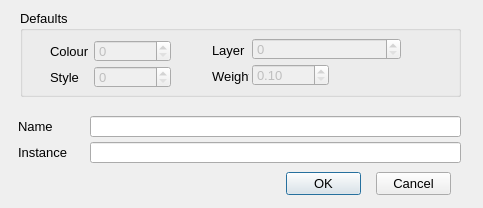
<?xml version="1.0" encoding="UTF-8"?>
<ui version="4.0">
 <class>GroupVerify_Dialog</class>
 <widget class="QDialog" name="GroupVerify_Dialog">
  <property name="geometry">
   <rect>
    <x>0</x>
    <y>0</y>
    <width>483</width>
    <height>208</height>
   </rect>
  </property>
  <property name="minimumSize">
   <size>
    <width>483</width>
    <height>208</height>
   </size>
  </property>
  <property name="maximumSize">
   <size>
    <width>483</width>
    <height>208</height>
   </size>
  </property>
  <property name="font">
   <font>
    <pointsize>10</pointsize>
   </font>
  </property>
  <property name="windowTitle">
   <string>Group verify</string>
  </property>
  <widget class="QPushButton" name="_2">
   <property name="geometry">
    <rect>
     <x>376</x>
     <y>172</y>
     <width>75</width>
     <height>23</height>
    </rect>
   </property>
   <property name="text">
    <string>Cancel</string>
   </property>
   <property name="autoDefault">
    <bool>false</bool>
   </property>
  </widget>
  <widget class="QPushButton" name="_1">
   <property name="geometry">
    <rect>
     <x>286</x>
     <y>172</y>
     <width>75</width>
     <height>23</height>
    </rect>
   </property>
   <property name="text">
    <string>OK</string>
   </property>
   <property name="default">
    <bool>true</bool>
   </property>
  </widget>
  <widget class="QLabel" name="label_3">
   <property name="geometry">
    <rect>
     <x>18</x>
     <y>116</y>
     <width>69</width>
     <height>21</height>
    </rect>
   </property>
   <property name="text">
    <string>Name</string>
   </property>
  </widget>
  <widget class="QLineEdit" name="_104">
   <property name="geometry">
    <rect>
     <x>90</x>
     <y>116</y>
     <width>371</width>
     <height>21</height>
    </rect>
   </property>
  </widget>
  <widget class="QLineEdit" name="_105">
   <property name="geometry">
    <rect>
     <x>90</x>
     <y>142</y>
     <width>371</width>
     <height>21</height>
    </rect>
   </property>
  </widget>
  <widget class="QLabel" name="label_4">
   <property name="geometry">
    <rect>
     <x>18</x>
     <y>142</y>
     <width>71</width>
     <height>21</height>
    </rect>
   </property>
   <property name="text">
    <string>Instance</string>
   </property>
  </widget>
  <widget class="QGroupBox" name="groupBox">
   <property name="geometry">
    <rect>
     <x>20</x>
     <y>10</y>
     <width>441</width>
     <height>87</height>
    </rect>
   </property>
   <property name="title">
    <string>Defaults</string>
   </property>
   <widget class="QPushButton" name="_1002">
    <property name="enabled">
     <bool>false</bool>
    </property>
    <property name="geometry">
     <rect>
      <x>152</x>
      <y>55</y>
      <width>24</width>
      <height>24</height>
     </rect>
    </property>
    <property name="toolTip">
     <string>Select Style</string>
    </property>
    <property name="statusTip">
     <string/>
    </property>
    <property name="text">
     <string/>
    </property>
    <property name="icon">
     <iconset resource="../RealCAD.qrc">
      <normaloff>:/images/PROPERTIES-styles.svg</normaloff>:/images/PROPERTIES-styles.svg</iconset>
    </property>
    <property name="iconSize">
     <size>
      <width>20</width>
      <height>20</height>
     </size>
    </property>
    <property name="autoDefault">
     <bool>false</bool>
    </property>
    <property name="flat">
     <bool>true</bool>
    </property>
   </widget>
   <widget class="QLabel" name="label_103">
    <property name="geometry">
     <rect>
      <x>192</x>
      <y>56</y>
      <width>37</width>
      <height>20</height>
     </rect>
    </property>
    <property name="font">
     <font>
      <pointsize>10</pointsize>
     </font>
    </property>
    <property name="text">
     <string>Weight</string>
    </property>
   </widget>
   <widget class="QPushButton" name="_1001">
    <property name="enabled">
     <bool>false</bool>
    </property>
    <property name="geometry">
     <rect>
      <x>382</x>
      <y>28</y>
      <width>24</width>
      <height>24</height>
     </rect>
    </property>
    <property name="toolTip">
     <string>Select Layer</string>
    </property>
    <property name="statusTip">
     <string/>
    </property>
    <property name="text">
     <string/>
    </property>
    <property name="icon">
     <iconset resource="../RealCAD.qrc">
      <normaloff>:/images/PROPERTIES-layers.svg</normaloff>:/images/PROPERTIES-layers.svg</iconset>
    </property>
    <property name="iconSize">
     <size>
      <width>20</width>
      <height>20</height>
     </size>
    </property>
    <property name="flat">
     <bool>true</bool>
    </property>
   </widget>
   <widget class="QSpinBox" name="_102">
    <property name="enabled">
     <bool>false</bool>
    </property>
    <property name="geometry">
     <rect>
      <x>74</x>
      <y>56</y>
      <width>77</width>
      <height>22</height>
     </rect>
    </property>
    <property name="font">
     <font>
      <family>Lucida Grande</family>
      <pointsize>10</pointsize>
     </font>
    </property>
    <property name="maximum">
     <number>255</number>
    </property>
   </widget>
   <widget class="QLabel" name="label_100">
    <property name="geometry">
     <rect>
      <x>30</x>
      <y>31</y>
      <width>39</width>
      <height>20</height>
     </rect>
    </property>
    <property name="font">
     <font>
      <pointsize>10</pointsize>
     </font>
    </property>
    <property name="text">
     <string>Colour</string>
    </property>
   </widget>
   <widget class="QLabel" name="label_102">
    <property name="geometry">
     <rect>
      <x>30</x>
      <y>57</y>
      <width>41</width>
      <height>20</height>
     </rect>
    </property>
    <property name="font">
     <font>
      <pointsize>10</pointsize>
     </font>
    </property>
    <property name="text">
     <string>Style</string>
    </property>
   </widget>
   <widget class="QPushButton" name="_1000">
    <property name="enabled">
     <bool>false</bool>
    </property>
    <property name="geometry">
     <rect>
      <x>152</x>
      <y>29</y>
      <width>24</width>
      <height>24</height>
     </rect>
    </property>
    <property name="toolTip">
     <string>Select Colour</string>
    </property>
    <property name="text">
     <string/>
    </property>
    <property name="icon">
     <iconset resource="../RealCAD.qrc">
      <normaloff>:/images/PROPERTIES-colours.svg</normaloff>:/images/PROPERTIES-colours.svg</iconset>
    </property>
    <property name="iconSize">
     <size>
      <width>20</width>
      <height>20</height>
     </size>
    </property>
    <property name="autoDefault">
     <bool>false</bool>
    </property>
    <property name="flat">
     <bool>true</bool>
    </property>
   </widget>
   <widget class="QSpinBox" name="_100">
    <property name="enabled">
     <bool>false</bool>
    </property>
    <property name="geometry">
     <rect>
      <x>74</x>
      <y>30</y>
      <width>77</width>
      <height>22</height>
     </rect>
    </property>
    <property name="font">
     <font>
      <family>Lucida Grande</family>
      <pointsize>10</pointsize>
     </font>
    </property>
    <property name="specialValueText">
     <string/>
    </property>
    <property name="maximum">
     <number>255</number>
    </property>
   </widget>
   <widget class="WeightSpinBox" name="_103">
    <property name="enabled">
     <bool>false</bool>
    </property>
    <property name="geometry">
     <rect>
      <x>232</x>
      <y>54</y>
      <width>77</width>
      <height>22</height>
     </rect>
    </property>
    <property name="font">
     <font>
      <family>Lucida Grande</family>
      <pointsize>10</pointsize>
     </font>
    </property>
    <property name="specialValueText">
     <string/>
    </property>
    <property name="minimum">
     <double>0.100000000000000</double>
    </property>
    <property name="maximum">
     <double>3.000000000000000</double>
    </property>
    <property name="singleStep">
     <double>0.100000000000000</double>
    </property>
   </widget>
   <widget class="LayerSpinBox" name="_101">
    <property name="enabled">
     <bool>false</bool>
    </property>
    <property name="geometry">
     <rect>
      <x>232</x>
      <y>28</y>
      <width>149</width>
      <height>22</height>
     </rect>
    </property>
    <property name="font">
     <font>
      <family>Lucida Grande</family>
      <pointsize>10</pointsize>
     </font>
    </property>
    <property name="suffix">
     <string/>
    </property>
    <property name="maximum">
     <number>2049</number>
    </property>
   </widget>
   <widget class="QPushButton" name="_1003">
    <property name="enabled">
     <bool>false</bool>
    </property>
    <property name="geometry">
     <rect>
      <x>310</x>
      <y>54</y>
      <width>24</width>
      <height>24</height>
     </rect>
    </property>
    <property name="toolTip">
     <string>Select Weight</string>
    </property>
    <property name="statusTip">
     <string/>
    </property>
    <property name="text">
     <string/>
    </property>
    <property name="icon">
     <iconset resource="../RealCAD.qrc">
      <normaloff>:/images/PROPERTIES-weights.svg</normaloff>:/images/PROPERTIES-weights.svg</iconset>
    </property>
    <property name="iconSize">
     <size>
      <width>20</width>
      <height>20</height>
     </size>
    </property>
    <property name="flat">
     <bool>true</bool>
    </property>
   </widget>
   <widget class="QLabel" name="label_101">
    <property name="geometry">
     <rect>
      <x>192</x>
      <y>30</y>
      <width>33</width>
      <height>20</height>
     </rect>
    </property>
    <property name="font">
     <font>
      <pointsize>10</pointsize>
     </font>
    </property>
    <property name="text">
     <string>Layer</string>
    </property>
   </widget>
  </widget>
 </widget>
 <customwidgets>
  <customwidget>
   <class>WeightSpinBox</class>
   <extends>QDoubleSpinBox</extends>
   <header>../RealCADQt/source/weightspinbox.h</header>
  </customwidget>
  <customwidget>
   <class>LayerSpinBox</class>
   <extends>QSpinBox</extends>
   <header>../RealCADQt/source/layerspinbox.h</header>
  </customwidget>
 </customwidgets>
 <resources>
  <include location="../RealCAD.qrc"/>
 </resources>
 <connections/>
</ui>
